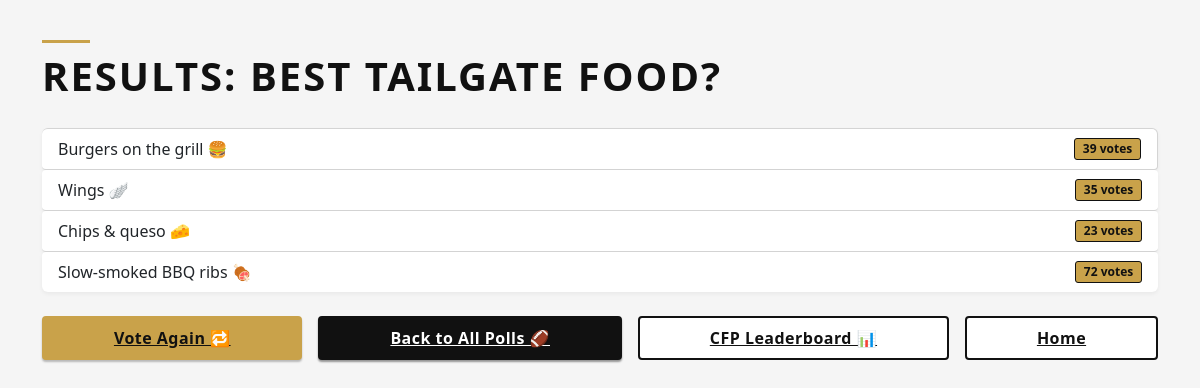
The app's page /polls/polls/1/results/ with its own data.
### polls/models.py (models this page shows, shortened)
class Question(models.Model):
    question_text = models.CharField("question text", max_length=200)
    pub_date = models.DateTimeField("date published")
    def was_published_recently(self):
        """
        Returns True if the question was published within the last day.
        Used in admin list display.
        """
        now = timezone.now()
        return now - datetime.timedelta(days=1) <= self.pub_date <= now
    was_published_recently.admin_order_field = "pub_date"
    was_published_recently.boolean = True
    was_published_recently.short_description = "Published recently?"

class Choice(models.Model):
    question = models.ForeignKey(Question, on_delete=models.CASCADE)
    choice_text = models.CharField("choice text", max_length=200)
    votes = models.IntegerField(default=0)

### polls/views.py (the view)
# urls.py: path("polls/<int:pk>/results/", views.ResultsView.as_view(), name="results"),
class ResultsView(generic.DetailView):
    model = Question
    template_name = "polls/results.html"

### polls/templates/polls/results.html (shortened to what this page needs)
{% extends "polls/base.html" %}
{% block content %}
<h1 class="page-title">Results: {{ question.question_text }}</h1>
<ul class="list-group results-list mb-4">
  {% for choice in question.choice_set.all %}
    <li class="list-group-item d-flex justify-content-between align-items-center">
      <span>{{ choice.choice_text }}</span>
      <span class="badge text-bg-primary">{{ choice.votes }} votes</span>
    </li>
  {% endfor %}
</ul>
<div class="d-flex flex-column flex-md-row gap-3">
  <a
    class="btn-cfp-gold flex-fill text-center py-2"
    href="{% url 'polls:detail' question.id %}"
  >
    Vote Again 🔁
  </a>
  <a
    class="btn-cfp-dark flex-fill text-center py-2"
    href="{% url 'polls:index' %}"
  >
    Back to All Polls 🏈
  </a>
  <a
    class="btn-cfp-outline flex-fill text-center py-2"
    href="{% url 'polls:cfp_results' %}"
  >
    CFP Leaderboard 📊
  </a>
  <a
    class="btn-cfp-outline flex-fill text-center py-2"
    href="{% url 'polls:home' %}"
  >
    Home
  </a>
</div>
{% endblock %}

### polls/static/polls/style.css (style rules this page uses)
body { background-color: #f5f5f5; color: #1a1a1a; font-family: system-ui, -apple-system, BlinkMacSystemFont, "Segoe UI", Roboto, "Helvetica Neue", Arial, sans-serif; line-height: 1.5; }
h1, h2, h3, h4, h5 { font-weight: 700; color: #111111; letter-spacing: 0.03em; }
.page-title { position: relative; display: inline-block; padding-top: 0.25rem; padding-bottom: 0.25rem; margin-bottom: 1.5rem; font-weight: 700; color: #111; text-transform: uppercase; letter-spacing: 0.05em; }
.page-title::before { content: ""; position: absolute; left: 0; top: -0.5rem; width: 3rem; height: 3px; background-color: #C9A24A; }
.card, .list-group-item, .result-card, .vote-card { background-color: #ffffff; border: 1px solid #d4d4d4; border-radius: 4px; box-shadow: 0 2px 4px rgba(0,0,0,0.05); }
.list-group-item { display: flex; justify-content: space-between; align-items: flex-start; border-left: 4px solid transparent; transition: all 0.15s ease-in-out; }
.badge.text-bg-primary, .badge.bg-primary, .badge-primary { background-color: #C9A24A !important; border: 1px solid #111 !important; color: #111 !important; font-weight: 700; border-radius: 3px !important; min-width: 4rem; text-align: center; }
.btn-cfp-gold { background-color: #C9A24A; border: 2px solid #C9A24A; color: #111111; font-weight: 700; text-transform: none; letter-spacing: 0.03em; border-radius: 4px; box-shadow: 0 2px 2px rgba(0,0,0,0.25); }
.btn-cfp-dark { background-color: #111111; border: 2px solid #111111; color: #ffffff; font-weight: 600; border-radius: 4px; letter-spacing: 0.03em; box-shadow: 0 2px 2px rgba(0,0,0,0.4); }
.btn-cfp-outline { background-color: #ffffff; border: 2px solid #111111; color: #111111; font-weight: 600; border-radius: 4px; letter-spacing: 0.03em; }
.results-list .list-group-item { border-left: none; background-color: #fff; }
.results-list .list-group-item + .list-group-item { border-top: 0; border-left: 0; border-right: 0; border-bottom: 1px solid #d4d4d4; }
.results-list .list-group-item:last-child { border-bottom: 0; }

### records on screen
Question: question_text "BEST TAILGATE FOOD?"
Choice: choice_text "Burgers on the grill 🍔", votes "39"
Choice: choice_text "Wings 🪽", votes "35"
Choice: choice_text "Chips & queso 🧀", votes "23"
Choice: choice_text "Slow-smoked BBQ ribs 🍖", votes "72"
